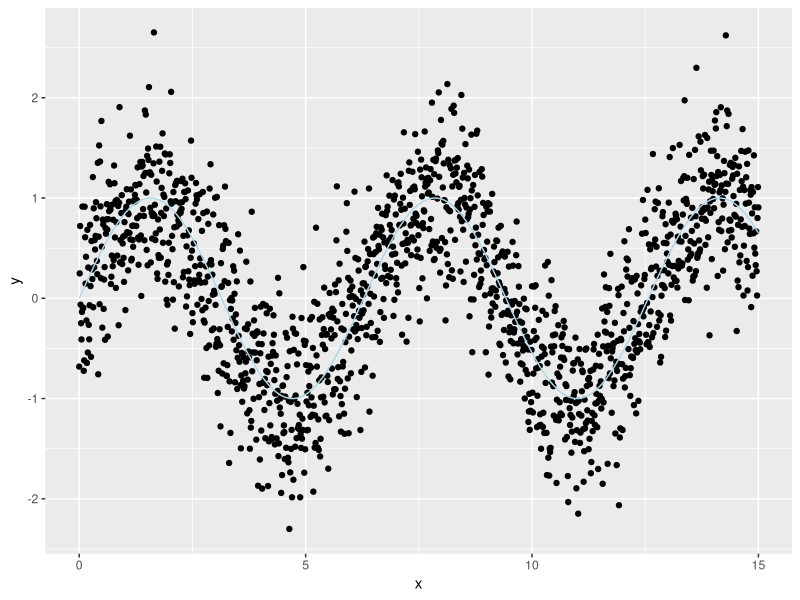
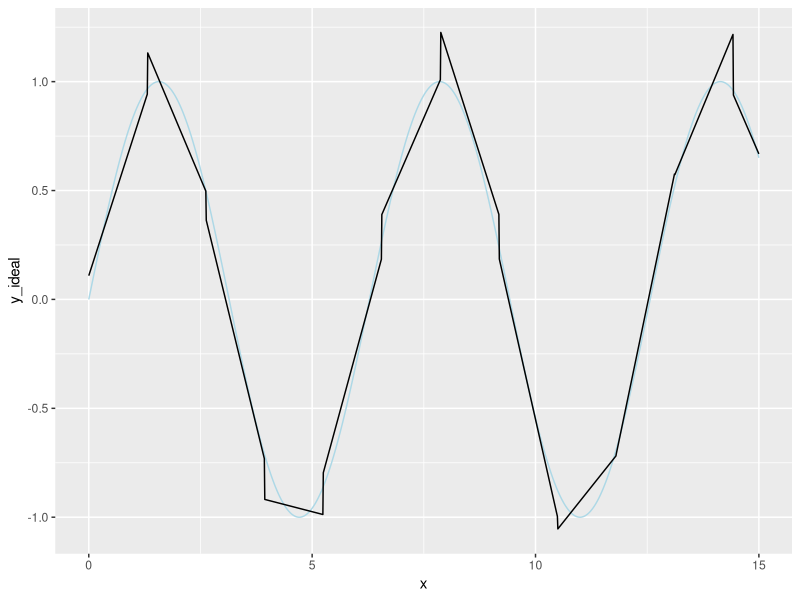

Reproduce these figures in R, in order.
## ---- chunk 1
library("ggplot2")
## ---- chunk 2

# encode xs as lambdas
encode_x_as_lambdas <- function(x, minx, maxx, xs) {
  n <- length(x)
  k <- length(xs)
  x[is.na(x)] <- (minx+maxx)/2
  x <- pmin(maxx, pmax(minx, x))
  ff <- data.frame(x = x)
  for(ki in seq_len(k)) {
    vname <- paste0("lambda_", sprintf("%05g", ki))
    v <- numeric(n)
    left <- xs[[ki]]
    if(ki<k) {
      right <- xs[[ki+1]]
    } else {
      right <- maxx
    }
    v <- (x-left)/(right-left)
    out <- (x<left) | (x>right)
    if(ki>1) {
      # prevent overlap
      out <- out | (x<=xs[[ki]])
    }
    v[out] <- 0
    ff[[vname]] <- v
    cname <- paste0("c_", sprintf("%05g", ki))
    cv <- numeric(n) + 1
    cv[out] <- 0
    ff[[cname]] <- cv
  }
  ff$x <- NULL
  ff
}

#' Fit a piecewise linear function at cut-points
fit_segments <- function(x, y) {
  meany = mean(y)
  missing_pred = meany
  na_posns = is.na(x)
  if(sum(na_posns)>20) {
    missing_pred = mean(y[na_posns])
  }
  x <- x[!na_posns]
  y <- y[!na_posns]
  n <- length(x)
  minx <- min(x)
  maxx <- max(x)
  xs <- sort(x)
  idxs <- sort(unique(c(1, round(seq(1, n, by = n^(2/3))))))
  idxs <- pmin(n, pmax(1, idxs))
  idxs <- idxs[idxs<n]
  xs <- sort(unique(xs[idxs]))
  xs <- xs[xs<maxx]
  ff <- encode_x_as_lambdas(x, minx, maxx, xs)
  vars <- colnames(ff)
  ff$y <- y
  f <- paste("y", paste(c("0", vars), collapse = " + "), sep = " ~ ")
  model <- lm(f, data = ff)
  list(minx = minx, 
       maxx = maxx,
       xs = xs,
       meany = meany,
       missing_pred = missing_pred,
       coef = model$coefficients)
}

pred_segs <- function(model, x) {
  ff <- encode_x_as_lambdas(x, model$min, model$maxx, model$xs)
  preds <- as.matrix(ff) %*% model$coef
  preds[is.na(x)] <- model$missing_pred
  preds
}
## ---- chunk 3
d <- data.frame(x = seq(0, 15, by = 0.01))
d$y_ideal <- sin(d$x)
d$y <- d$y_ideal + 0.5*rnorm(nrow(d))

ggplot(data=d) +
  geom_point(aes(x = x, y = y)) + 
  geom_line(aes(x = x, y = y_ideal), color = "lightblue")

model <- fit_segments(d$x, d$y)
d$pred <- pred_segs(model, d$x)
ggplot(data=d) +
 # geom_point(aes(x = x, y = y)) + 
  geom_line(aes(x = x, y = y_ideal), color = "lightblue") + 
  geom_line(aes(x = x, y = pred))
